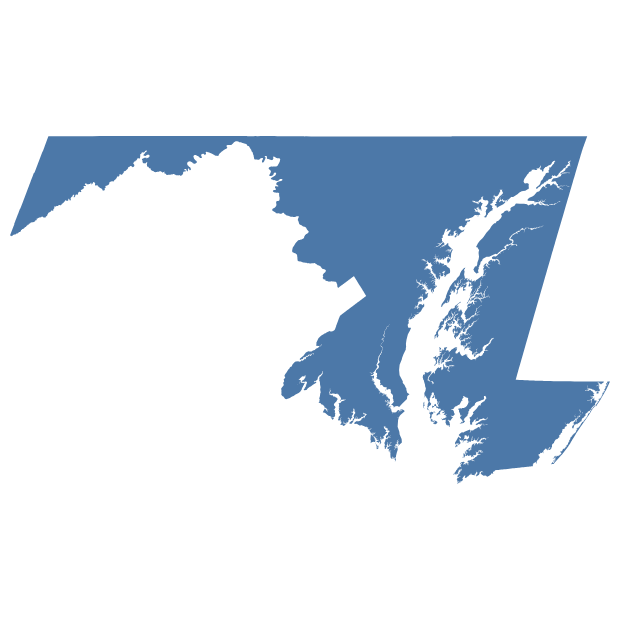

Write notebook code for a chart like this one.
### Code cell
# Solution
alt.Chart(md_geo).mark_geoshape()

### Figure 1 — Vega-Lite specification as saved in the notebook (floating-point values rounded to 4 significant figures; data arrays with more than 128 entries replaced by an {"elided": "..."} marker saying what was removed)
{"config": {"view": {"continuousWidth": 300, "continuousHeight": 300}}, "data": {"name": "data-c526ed2ab8a3668d15605fc0988a2854"}, "mark": {"type": "geoshape"}, "$schema": "https://vega.github.io/schema/vega-lite/v5.8.0.json", "datasets": {"data-c526ed2ab8a3668d15605fc0988a2854": [{"name": "Maryland", "type": "Feature", "geometry": {"type": "MultiPolygon", "coordinates": {"elided": "17 rows, 30358 float values in total"}}}]}}
